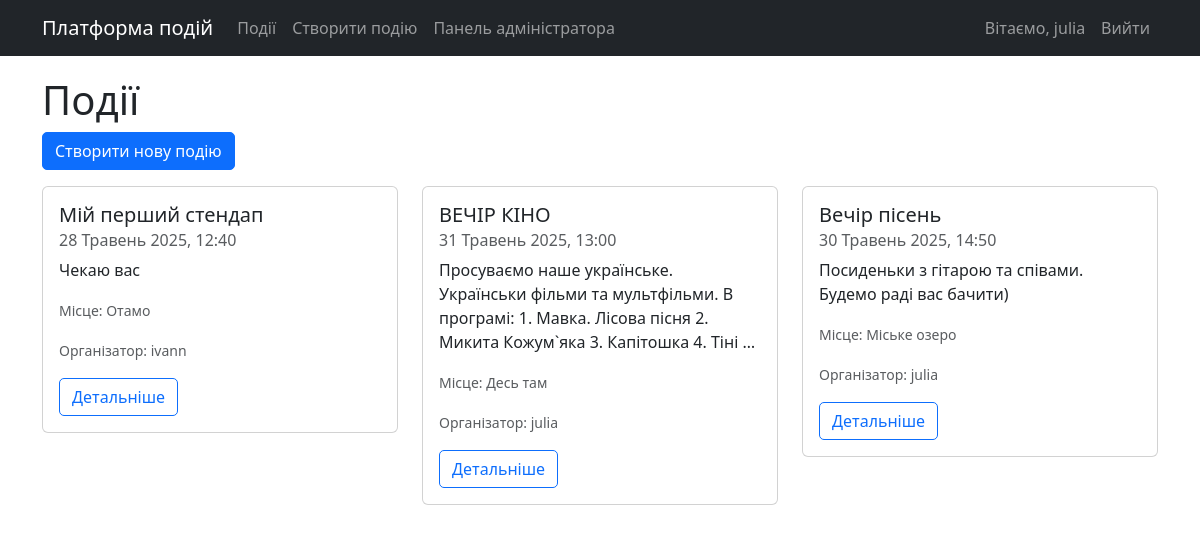
The app's page / (signed in) with its own data.
### events/models.py (models this page shows, shortened)
class Event(models.Model):
    title = models.CharField(max_length=200)
    description = models.TextField()
    date = models.DateTimeField()
    location = models.CharField(max_length=200)
    organizer = models.ForeignKey(User, on_delete=models.CASCADE)
    created_at = models.DateTimeField(auto_now_add=True)
    updated_at = models.DateTimeField(auto_now=True)

### events/views.py (the view)
# urls.py: path('', views.event_list, name='event_list'),
def event_list(request):
    events = Event.objects.all().order_by('-created_at')
    return render(request, 'events/event_list.html', {'events': events})

### events/templatetags/custom_filters.py (called while the page is built)
@register.filter
def uk_date(date, format_string='j F Y'):
    if not date:
        return ''
    uk_months = {
        'January': 'січня',
        'February': 'лютого',
        'March': 'березня',
        'April': 'квітня',
        'May': 'травня',
        'June': 'червня',
        'July': 'липня',
        'August': 'серпня',
        'September': 'вересня',
        'October': 'жовтня',
        'November': 'листопада',
        'December': 'грудня',
    }
    formatted_date = date_format(date, format_string)
    for eng, ukr in uk_months.items():
        formatted_date = formatted_date.replace(eng, ukr)
    return formatted_date

### templates/events/event_list.html (shortened to what this page needs)
{% extends 'base.html' %}
{% load custom_filters %}
{% block content %}
<div class="row">
    <div class="col-12">
        <h1>Події</h1>
        {% if user.is_authenticated %}
        <a href="{% url 'event_create' %}" class="btn btn-primary mb-3">Створити нову подію</a>
        {% endif %}
    </div>
</div>
<div class="row">
    {% if events %}
        {% for event in events %}
        <div class="col-md-6 col-lg-4">
            <div class="card event-card">
                <div class="card-body">
                    <h5 class="card-title">{{ event.title }}</h5>
                    <h6 class="card-subtitle mb-2 text-muted">{{ event.date|uk_date:"j F Y, H:i" }}</h6>
                    <p class="card-text">{{ event.description|truncatewords:20 }}</p>
                    <p class="card-text"><small class="text-muted">Місце: {{ event.location }}</small></p>
                    <p class="card-text"><small class="text-muted">Організатор: {{ event.organizer.username }}</small></p>
                    <a href="{% url 'event_detail' pk=event.pk %}" class="btn btn-outline-primary">Детальніше</a>
                </div>
            </div>
        </div>
        {% endfor %}
    {% else %}
        <div class="col-12">
            <p>Немає доступних подій.</p>
        </div>
    {% endif %}
</div>
{% endblock %}

### templates/base.html (shortened to what this page needs)
<!DOCTYPE html>
{% load static %}
<html lang="uk">
<head>
    <link href="https://cdn.jsdelivr.net/npm/bootstrap@5.3.0/dist/css/bootstrap.min.css" rel="stylesheet">
</head>
<body>
    <nav class="navbar navbar-expand-lg navbar-dark bg-dark">
        <div class="container">
            <a class="navbar-brand" href="{% url 'event_list' %}">Платформа подій</a>
            <div class="collapse navbar-collapse" id="navbarNav">
                <ul class="navbar-nav me-auto">
                    <li class="nav-item">
                        <a class="nav-link" href="{% url 'event_list' %}">Події</a>
                    </li>
                    {% if user.is_authenticated %}
                    <li class="nav-item">
                        <a class="nav-link" href="{% url 'event_create' %}">Створити подію</a>
                    </li>
                    {% endif %}
                    {% if user.is_superuser %}
                    <li class="nav-item">
                        <a class="nav-link" href="{% url 'admin_dashboard' %}">Панель адміністратора</a>
                    </li>
                    {% endif %}
                </ul>
                <ul class="navbar-nav">
                    {% if user.is_authenticated %}
                    <li class="nav-item">
                        <span class="nav-link">Вітаємо, {{ user.username }}</span>
                    </li>
                    <li class="nav-item">
                        <form method="post" action="{% url 'logout' %}" class="d-inline">
                            <button type="submit" class="btn btn-link nav-link">Вийти</button>
                        </form>
                    </li>
                    {% endif %}
                </ul>
            </div>
        </div>
    </nav>
    <div class="container">
        {% block content %}{% endblock %}
    </div>
</body>
</html>

### templates/base.html (style rules this page uses)
.navbar { margin-bottom: 20px; }
.event-card { margin-bottom: 20px; transition: transform 0.2s; }
.btn-link.nav-link { background: none; border: none; padding: 0.5rem 1rem; color: rgba(255, 255, 255, 0.55); text-decoration: none; cursor: pointer; font-size: 1rem; }
.btn { border-radius: 5px; transition: all 0.2s; }

### records on screen
Event: title "Мій перший стендап", date|uk_date "28 Травень 2025, 12:40", description "Чекаю вас", location "Отамо", organizer.username "ivann"
Event: title "ВЕЧІР КІНО", date|uk_date "31 Травень 2025, 13:00", description "Просуваємо наше українське. Українськи фільми та мультфільми. В програмі: 1. Мавка. Лісова пісня 2. Микита Кожум`яка 3. Капітошка 4. Тіні …", location "Десь там", organizer.username "julia"
Event: title "Вечір пісень", date|uk_date "30 Травень 2025, 14:50", description "Посиденьки з гітарою та співами. Будемо раді вас бачити)", location "Міське озеро", organizer.username "julia"

### other values on screen
{{ user.username }} "julia"
